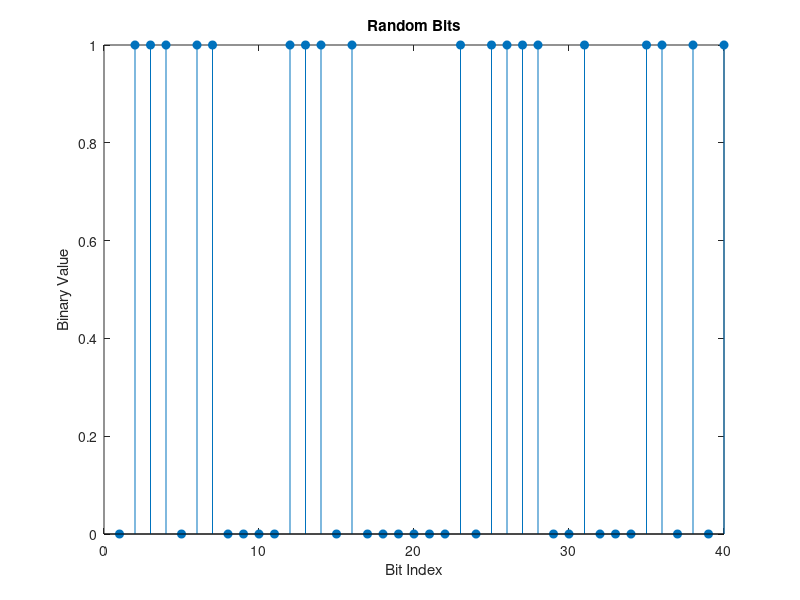
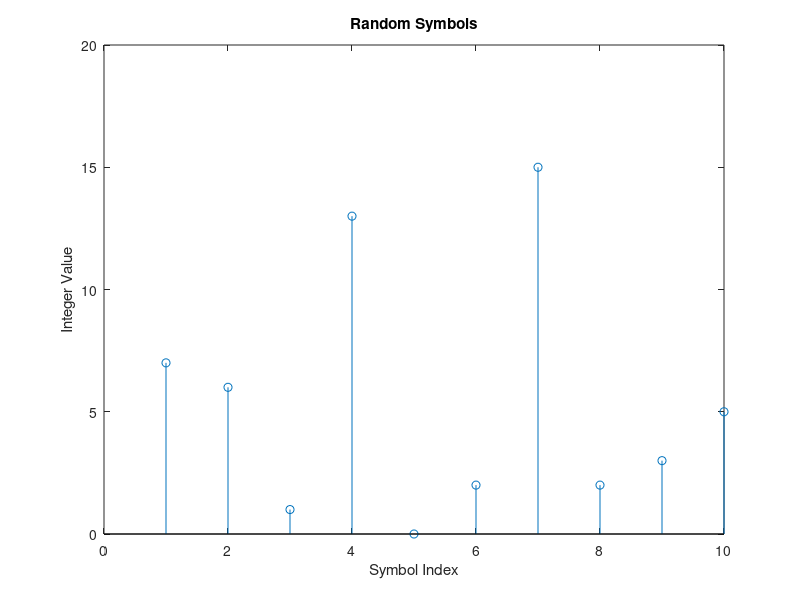

Write MATLAB code to recreate these figures, in order. (Note: this script raises an error after producing the figures.)
%% Setup
% Define parameters.
M = 16; % Size of signal constellation
k = log2(M); % Number of bits per symbol
n = 3e4; % Number of bits to process = 30,000
Fd=1;Fs=1; %Input message sampling frequency, output message sampling
% frequency
nsamp = 1; % Oversampling rate
%% Signal Source
% Create a binary data stream as a column vector.
x = randint(n,1); % Random binary data stream
% Plot first 40 bits in a stem plot.
stem(x(1:40),'filled');
title('Random Bits');
xlabel('Bit Index'); ylabel('Binary Value')

%% Bit-to-Symbol Mapping
% Convert the bits in x into k-bit symbols.
xsym = bi2de(reshape(x,k,length(x)/k).','left-msb');
%% Stem Plot of Symbols
% Plot first 10 symbols in a stem plot.
figure; % Create new figure window.
stem(xsym(1:10));
title('Random Symbols');
xlabel('Symbol Index'); ylabel('Integer Value');


%% Modulation
% Modulate using 16-QAM.
y = dmodce(xsym,Fd,Fs, 'qask',M);


%% Transmitted Signal
ytx = y;
%% Channel
% Send signal over an AWGN channel.
EbNo = 10; % In dB
snr = EbNo + 10*log10(k) - 10*log10(nsamp);
ynoisy = awgn(ytx,snr,'measured');
%% Received Signal
yrx = ynoisy;


%% Scatter Plot
% Create scatter plot of noisy signal and transmitted
% signal on the same axes.
h = scatterplot(yrx(1:nsamp*5e3),nsamp,0,'g.');
hold on;
scatterplot(ytx(1:5e3),1,0,'k*',h);
title('Received Signal');
legend('Received Signal','Signal Constellation');
axis([-5 5 -5 5]); % Set axis ranges.
hold off;

%% Demodulation
% Demodulate signal using 16-QAM.
zsym = ddemodce(yrx,Fd,Fs, 'qask', M);
2.7

%% Symbol-to-Bit Mapping
% Undo the bit-to-symbol mapping performed earlier.
z = de2bi(zsym,'left-msb'); % Convert integers to bits.
% Convert z from a matrix to a vector.
z = reshape(z.',prod(size(z)),1);

%% BER Computation
% Compare x and z to obtain the number of errors and
% the bit error rate.
[number_of_errors,bit_error_rate] = biterr(x,z)


M = 16;
x = [0:M-1];
Fd=1;Fs=1;
scatterplot(dmodce(x,1,1,'qask',M));


% % % Include text annotations that number the points.
% % text(realdmodce(x,1,1,'qask',M))+0.1,imag(dmodce(x,1,1,'qask',M)),dec2bin(dmodce(x,1,1,'qask',M));
% % axis([-4 4 -4 4]); % Change axis so all labels fit in plot
% 
% %% Transmitted Signal
% % Upsample and apply square root raised cosine filter.
% ytx = rcosflt(y,1,nsamp,'filter',rrcfilter);
% 
% % Create eye diagram for part of filtered signal.
% eyediagram(ytx(1:2000),nsamp*2);
% 
% 
% %% Scatter Plot
% % Create scatter plot of received signal before and
% % after filtering.
% h = scatterplot(sqrt(nsamp)*ynoisy(1:nsamp*5e3),nsamp,0,'g.');
% hold on;
% scatterplot(yrx(1:5e3),1,0,'kx',h);
% title('Received Signal, Before and After Filtering');
% legend('Before Filtering','After Filtering');
% axis([-5 5 -5 5]); % Set axis ranges.
% 
